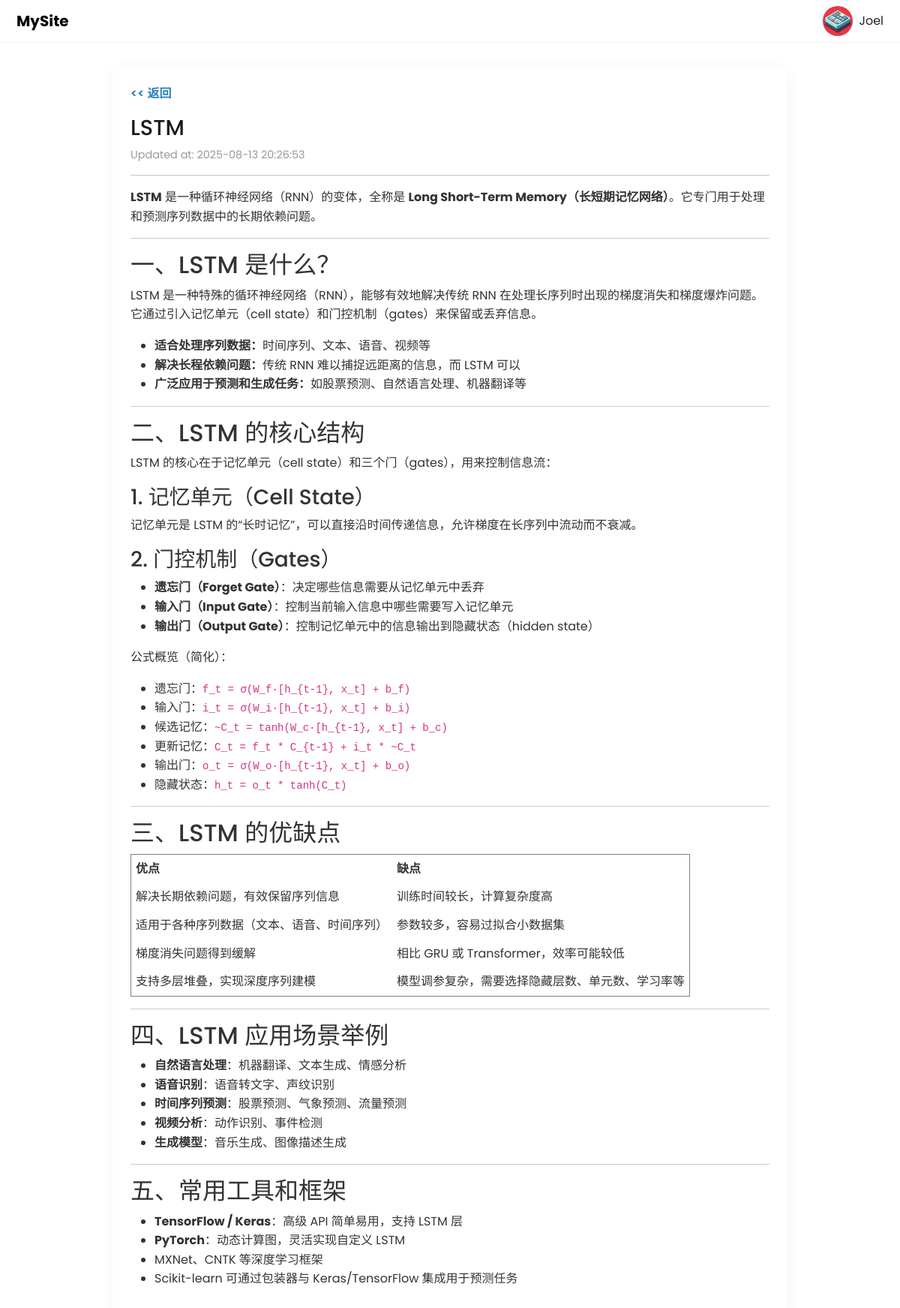
Screenshot of /research/2 with the database file from the repository.
### models/research.py (models this page shows, shortened)
class ResearchContent(db.Model):
    __tablename__ = 'research_content'
    id = db.Column(db.Integer, primary_key=True)
    title = db.Column(db.String(200), default="")
    description = db.Column(db.Text, default="")
    created_at = db.Column(db.DateTime, default=datetime.utcnow, nullable=False)
    updated_at = db.Column(db.DateTime, default=datetime.utcnow, onupdate=datetime.utcnow, nullable=False)

### routes/research.py (the view)
@research_bp.route('/<int:content_id>')
def research_detail(content_id):
    content = ResearchContent.query.get_or_404(content_id)
    return render_template('research_detail.html', content=content)

### templates/research_detail.html
{% extends 'base.html' %}
{% block content %}
<div class="english-detail">
    <a href="{{ url_for('research.research_list') }}">&lt;&lt; 返回</a>
    <h1>{{ content.title }}</h1>
    <p class="meta">
        Updated at: {{ content.updated_at.strftime('%Y-%m-%d %H:%M:%S') }}
    </p>
    <hr>
    <div class="content">
        {{ content.description|safe }}
    </div>
</div>
{% endblock %}

### static/css/style.css (style rules this page uses)
html, body, .container-home { margin: 0; padding: 0; }
body { font-family: 'Poppins', sans-serif; background: #ffffff; color: #222222; overflow-x: hidden; }
body.other-page { height: auto; overflow: auto; }

### static/css/english.css (style rules this page uses)
.english-detail { max-width: 900px; margin: 2rem auto; padding: 1.5rem; background: #fff; border-radius: 12px; box-shadow: 0 4px 20px rgba(0, 0, 0, 0.05); }
.english-detail a { display: inline-block; margin-bottom: 1rem; text-decoration: none; color: #2980b9; font-weight: 600; }
.english-detail h1 { font-size: 1.8rem; margin-bottom: 0.5rem; color: #1a1a1a; overflow: hidden; text-overflow: ellipsis; white-space: nowrap; }
.english-detail .meta { font-size: 0.9rem; color: #999; margin-bottom: 1rem; }
.english-detail .content { font-size: 1rem; line-height: 1.6; color: #333; }

### rows the page displays
ResearchContent: title "LSTM", updated_at "2025-08-13 20:26:53", description "LSTM 是一种循环神经网络（RNN）的变体，全称是 Long Short-Term Memory（长短期记忆网络） 。它专门用于处理和预测序列数据中的长期依赖问题。 一、LSTM 是什么？ LSTM 是一种特殊的循环神经网络（RNN），能够有效地解决传统 RNN 在处理长序列时出现的梯度消失和梯度爆炸问题。它通过引入记忆单元（cell state）和门控机制（gates）来保留或丢弃信息。 适合处理序列数据： 时间序列、文本、语音、视频等 解决长程依赖问题： 传统 RNN 难以捕捉远距离的信息，而 LSTM 可以 广泛应用于预测和生成任务： 如股票预测、自然语言处理、机器翻译等 二、LSTM 的核心结构 LSTM 的核心在于记忆单元（cell state）和三个门（gates），用来控制信息流： 1. 记忆单元（Cell State） 记忆单元是 LSTM 的“长时记忆”，可以直接沿时间传递信息，允许梯度在长序列中流动而不衰减。 2. 门控机制（Gates） 遗忘门（Forget Gate） ：决定哪些信息需要从记忆单元中丢弃 输入门（Input Gate） ：控制当前输入信息中哪些需要写入记忆单元 输出门（Output Gate） ：控制记忆单元中的信息输出到隐藏状态（hidden state） 公式概览（简化）： 遗忘门： f_t = σ(W_f·[h_{t-1}, x_t] + b_f) 输入门： i_t = σ(W_i·[h_{t-1}, x_t] + b_i) 候选记忆： ~C_t = tanh(W_c·[h_{t-1}, x_t] + b_c) 更新记忆：…"
